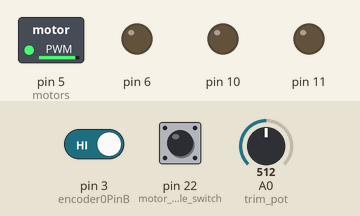
This sketch was run on a simulated Arduino Mega 2560, built with avr-gcc and run on an emulated ATmega2560. Parts: switched loads named in the sketch (green lamp = pin HIGH), output pins drawn as LEDs (lit = HIGH). The inputs (shaded band) are chosen by the test bench; at power-on: pin 22 (motor_enable_switch) HIGH, pin 3 (encoder0PinB) HIGH, A0 (trim_pot) = 512. No radio packets arrive unless stated; what the sketch prints to the serial monitor is not drawn.

Above: at 1.2 s.
1.3 s: pin 22 (motor_enable_switch) pulled LOW for 0.15 s
At 1.38 s:
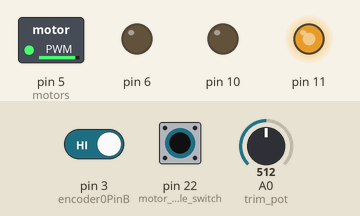
2.9 s: pin 22 (motor_enable_switch) pulled LOW for 1 s
At 4.5 s:
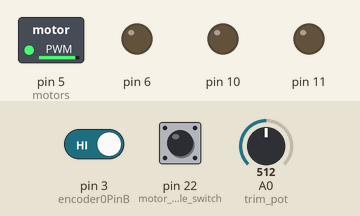
5.4 s: pin 22 (motor_enable_switch) pulled LOW for 3.2 s
At 6.6 s:
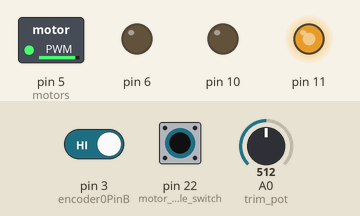
Timing chart, 0 to 10.1 s (numbered marks = the images above; inputs shaded):
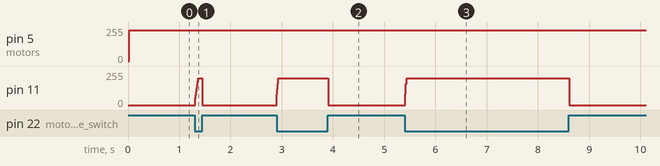

Measured:
- after the input at 1.3 s, pin 11: 0/255 → 200/255 at once, → 0/255 0.14 s later
- after the input at 2.9 s, pin 11: 0/255 → 200/255 at once, → 0/255 1.0 s later
- after the input at 5.4 s, pin 11: 0/255 → 200/255 at once, → 0/255 3.2 s later

The sketch:

006.ino
```cpp
int wheel1;
int wheel1a;
int wheel2;
int wheel2a;

//PID
#include <PID_v1.h>

// Radio
#include <SPI.h>
#include <nRF24L01.h>
#include <RF24.h>

RF24 radio(7, 8); // CE, CSN
const byte addresses[][6] = {"00001", "00002"};

//**************remote control****************
struct RECEIVE_DATA_STRUCTURE{
  //put your variable definitions here for the data you want to send
  //THIS MUST BE EXACTLY THE SAME ON THE OTHER ARDUINO
    int16_t menuDown;
    int16_t Select;
    int16_t menuUp;
    int16_t toggleBottom;
    int16_t toggleTop;
    int16_t toggle1;
    int16_t toggle2;
    int16_t mode;
    int16_t RLR;
    int16_t RFB;
    int16_t RT;
    int16_t LLR;
    int16_t LFB;
    int16_t LT;
};

RECEIVE_DATA_STRUCTURE mydata_remote;

float RLR = 0;
float RFB = 0;
float RT = 0;
float LLR = 0;
float LFB = 0;
float LT = 0;

unsigned long currentMillis;
long previousMillis = 0;    // set up timers
long interval = 10;        // time constant for timer

float var1;       // data received from IMU
float var2;
float IMUroll;
float IMUpitch;
int check;

float pot;
int sw1;
float steering;

long encoder0Pos;           // encoder
float encoder0PosF;
#define encoder0PinA 2
#define encoder0PinB 3

volatile boolean PastB = 0;
volatile boolean update = false;

double Pk1 = 0.1;
double Ik1 = 0;
double Dk1 = 0;

double Setpoint1, Input1, Output1;    // PID variables
PID PID1(&Input1, &Output1, &Setpoint1, Pk1, Ik1 , Dk1, DIRECT);    // PID Setup - motor position
double Pk2 = 13;
double Ik2 = 125;
double Dk2 = 2.5;

double Setpoint2, Input2, Output2;    // PID variables
PID PID2(&Input2, &Output2, &Setpoint2, Pk2, Ik2 , Dk2, DIRECT);    // PID Setup - balancing


void setup() {

    pinMode(5, OUTPUT);   // motors
    pinMode(6, OUTPUT);
    pinMode(10, OUTPUT);
    pinMode(11, OUTPUT);

    pinMode(22, INPUT_PULLUP);    // motor enable switch
    pinMode(A0, INPUT);           // trim pot

    // initialize serial communication
    Serial.begin(115200);
    Serial3.begin(115200);

    radio.begin();
    radio.openWritingPipe(addresses[0]); // 00002
    radio.openReadingPipe(1, addresses[1]); // 00001
    radio.setPALevel(RF24_PA_MIN);
    radio.startListening();

    pinMode(encoder0PinA, INPUT_PULLUP);    // encoder pins
    pinMode(encoder0PinB, INPUT_PULLUP);

    attachInterrupt(1, doEncoderB, RISING);

    PID1.SetMode(AUTOMATIC);
    PID1.SetOutputLimits(-200, 200);
    PID1.SetSampleTime(10);

    PID2.SetMode(AUTOMATIC);
    PID2.SetOutputLimits(-400, 400);
    PID2.SetSampleTime(10);


}   // end of setup

// ********************* MAIN LOOP *******************************

void loop() {

        if (update) {
              update = false;
              PastB ? encoder0Pos++ : encoder0Pos--;
        }

        currentMillis = millis();
        if (currentMillis - previousMillis >= 10) {  // start timed event

            previousMillis = currentMillis;


            // check for radio data
            if (radio.available()) {
                    radio.read(&mydata_remote, sizeof(RECEIVE_DATA_STRUCTURE));
            }

            else {
              Serial.println("no data");
            }

            if (Serial3.available() > 1){
                    check = Serial3.parseInt();
                    if (check == 500) {                   // look for check character to check it's the start of the data
                        var1 = Serial3.parseInt();
                        var2 = Serial3.parseInt();

                        if (Serial3.read() == '\n') {     // end of IMU data
                            IMUpitch = var2 / 100;         // divide by 100 to get our decimal places back
                            IMUroll = var1 / 100;
                        }
                    }
            }

            if (update) {
              update = false;
              PastB ? encoder0Pos-- : encoder0Pos++;
            }


            sw1 = digitalRead(22);    // motor enable switch
            pot = analogRead(A0);
            pot = (pot-512)/100;

            // threshold remote data
            // some are reversed based on stick wiring in remote
            RFB = thresholdStick(mydata_remote.RFB)/2;
            RLR = thresholdStick(mydata_remote.RLR);
            LT = thresholdStick(mydata_remote.LT);


            // wheel 1 - main/manual drive wheel forwards/backwards
            wheel1 = RFB;

            if (wheel1 > 0) {
              wheel1 = constrain(wheel1,0,255);
              analogWrite(6, wheel1);
              analogWrite(5, 0);
            }
            else if (wheel1 < 0) {
              wheel1a = abs(wheel1);
              wheel1a = constrain(wheel1a,0,255);
              analogWrite(5, wheel1a);
              analogWrite(6, 0);
            }
            else {
              analogWrite(5, 0);
              analogWrite(6, 0);
            }

            // zero everything when the motor enable switch is off so values don't accumulate.
            if (sw1 == 1) {
              Setpoint1 = 0;
              Setpoint2 = 0;
              encoder0Pos = 0;
            }

            // wheel2 - balancing PID
            Setpoint2 = pot + ((LT/300));
            //Serial.println(Setpoint2);
            Input2 = IMUroll;
            PID2.Compute();

            // wheel 2 - positioning with encoder PID
            Setpoint1 = Setpoint1 + Output2;      // use Output of balancing PID to drive position over time
            Input1 = encoder0Pos;
            PID1.Compute();

            // change position to velocity - by changing position on every cycle

            wheel2 = Output1;       // use potitioning PID to drive wheel

            if (wheel2 > 0 && sw1 == 0) {
              wheel2 = constrain(wheel2,0,255);
              analogWrite(10, wheel2);
              analogWrite(11, 0);
            }
            else if (wheel2 < 0 && sw1 == 0) {
              wheel2a = abs(wheel2);
              wheel2a = constrain(wheel2a,0,255);
              analogWrite(11, wheel2a);
              analogWrite(10, 0);
            }
            else {
              analogWrite(10, 0);
              analogWrite(11, 0);
            }


        }     // end of timed loop

}       // end  of main loop


/// read encoders

void doEncoderA(){

  // look for a low-to-high on channel A
  if (digitalRead(encoder0PinA) == HIGH) {
    // check channel B to see which way encoder is turning
    if (digitalRead(encoder0PinB) == LOW) {
      encoder0Pos = encoder0Pos + 1;         // CW
    }
    else {
      encoder0Pos = encoder0Pos - 1;         // CCW
    }
  }
  else   // must be a high-to-low edge on channel A
  {
    // check channel B to see which way encoder is turning
    if (digitalRead(encoder0PinB) == HIGH) {
      encoder0Pos = encoder0Pos + 1;          // CW
    }
    else {
      encoder0Pos = encoder0Pos - 1;          // CCW
    }
  }

}

void doEncoderB()
{
  PastB = (boolean)digitalRead(encoder0PinA);
  update = true;
}
```

thresholdSticks.ino
```cpp
int thresholdStick (int pos) {

    // get zero centre position
    pos = pos - 512;

    // threshold value for control sticks
    if (pos > 50) {
      pos = pos -50;
    }
    else if (pos < -50) {
      pos = pos +50;
    }
    else {
      pos = 0;
    }

    return pos;
}


// motion filter to filter motions and compliance

float filter(float prevValue, float currentValue, int filter) {
  float lengthFiltered =  (prevValue + (currentValue * filter)) / (filter + 1);
  return lengthFiltered;
}
```
